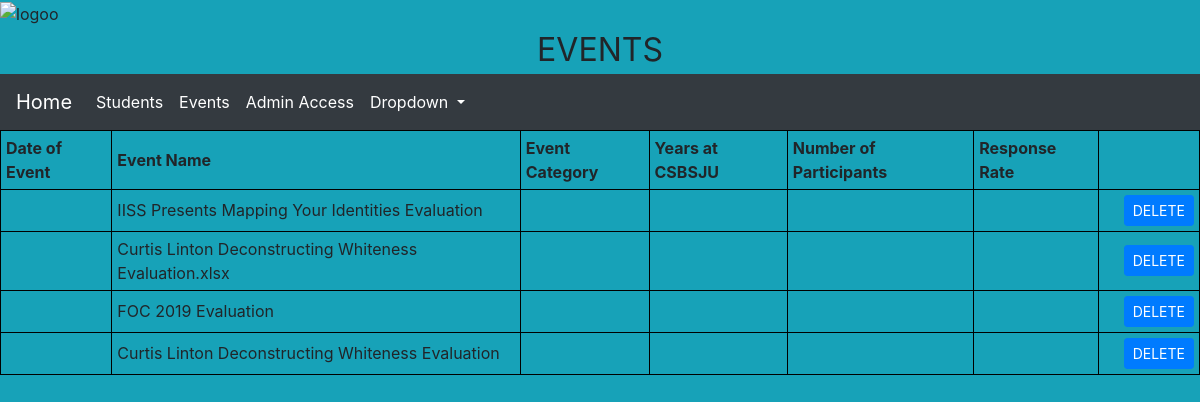
Page /Events/ on the committed database.
### Events/models.py (models this page shows, shortened)
class Event(models.Model):
    eventName = models.CharField(max_length=200 )
    eventDate = models.CharField(max_length=200 )
    eventCategory = models.CharField(max_length=30)
    eventYears = models.CharField(max_length=30)
    eventParticpants = models.CharField(max_length=200)
    eventResponseRate = models.CharField(max_length = 200)

### Events/views.py (the view)
# urls.py: path('', views.eventList, name='eventList'),
def eventList(request):
    latest_event_list = Event.objects.all()
    context = {
        'latest_event_list': latest_event_list,
    }
    return render(request,'Events/event_list_template.html',context)

### Events/templates/Events/event_list_template.html (shortened to what this page needs)
{% extends 'base.html' %}
{% block head %}
  	 	<img src="https://www.csbsju.edu/images/Intercultural%20Center/IISS%20logo_Final-1.png" alt="logoo" width="132" height="150" class = "center" >
<center><font size = "+3"> EVENTS </font></center>
{% endblock %}
{% block body %}
<table style="width:100%">
 <tr>
	<th>Date of Event</th>
	<th>Event Name</th>
	<th>Event Category</th>
	<th>Years at CSBSJU </th>
	<th>Number of Participants</th>
	<th>Response Rate </th>
 </tr>
 {% if latest_event_list %}
 <tr>
 {% for event in latest_event_list %}
        <td>{{event.eventDate}} </td>
        <td>{{event.eventName}} </td>
        <td>{{event.eventCategory}} </td>
        <td>{{event.eventYears}} </td>
        <td>{{event.eventParticpants}} </td>
        <td>{{event.eventResponseRate}} </td>
        <td><a class="btn btn-primary btn-sm" href= "deletion2?post_id={{event.id}}" role="button" style="margin-left:20px">DELETE</a></td>
 </tr>
 {% endfor %}
</table>
{% else %}
    <p>No events are available.</p>
{% endif %}
{% endblock %}

### Home/templates/base.html (style rules this page uses)
body { background-color:#17a2b8 }

### Events/templates/Events/event_list_template.html (style rules this page uses)
table, th, td { border: 1px solid black; }
th,td { padding: 5px; }
th { text-align: left; }

### rows in the picture
Event: eventName "IISS Presents Mapping Your Identities Evaluation"
Event: eventName "Curtis Linton Deconstructing Whiteness Evaluation.xlsx"
Event: eventName "FOC 2019 Evaluation"
Event: eventName "Curtis Linton Deconstructing Whiteness Evaluation"
